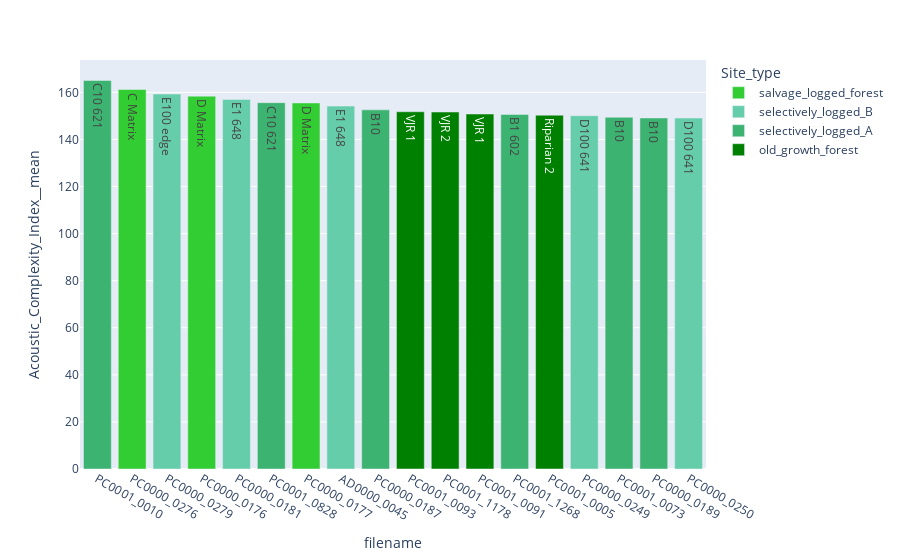

Notebook code for this chart:
### Markdown cell above
### intuitively, I would still have a look at the 'Acoustic_Complexity_Index__mean'..

### Code cell
fig = px.bar(dfmerged, 
             x = 'filename',
             y = 'Acoustic_Complexity_Index__mean', 
             color = 'Site_type', 
             color_discrete_map = color_discrete_map,
             text = "Site"
            )
fig.update_layout(xaxis = {'categoryorder':'total descending'})

fig.show()

### Figure 1 — Plotly figure (JSON) as saved in the notebook; plotly's stock layout.template omitted (floating-point values rounded to 4 significant figures)
{"data": [{"alignmentgroup": "True", "hovertemplate": "Site_type=salvage_logged_forest<br>filename=%{x}<br>Acoustic_Complexity_Index__mean=%{y}<br>Site=%{text}<extra></extra>", "legendgroup": "salvage_logged_forest", "marker": {"color": "LimeGreen"}, "name": "salvage_logged_forest", "offsetgroup": "salvage_logged_forest", "orientation": "v", "showlegend": true, "text": ["D Matrix", "D Matrix", "C Matrix"], "textposition": "auto", "type": "bar", "x": ["PC0000_0176", "PC0000_0177", "PC0000_0276"], "xaxis": "x", "y": [158.4, 155.5, 161.2], "yaxis": "y"}, {"alignmentgroup": "True", "hovertemplate": "Site_type=selectively_logged_B<br>filename=%{x}<br>Acoustic_Complexity_Index__mean=%{y}<br>Site=%{text}<extra></extra>", "legendgroup": "selectively_logged_B", "marker": {"color": "MediumAquaMarine"}, "name": "selectively_logged_B", "offsetgroup": "selectively_logged_B", "orientation": "v", "showlegend": true, "text": ["E1 648", "D100 641", "D100 641", "E100 edge", "E1 648"], "textposition": "auto", "type": "bar", "x": ["PC0000_0181", "PC0000_0249", "PC0000_0250", "PC0000_0279", "AD0000_0045"], "xaxis": "x", "y": [157.0, 150.1, 149.1, 159.3, 154.2], "yaxis": "y"}, {"alignmentgroup": "True", "hovertemplate": "Site_type=selectively_logged_A<br>filename=%{x}<br>Acoustic_Complexity_Index__mean=%{y}<br>Site=%{text}<extra></extra>", "legendgroup": "selectively_logged_A", "marker": {"color": "MediumSeaGreen"}, "name": "selectively_logged_A", "offsetgroup": "selectively_logged_A", "orientation": "v", "showlegend": true, "text": ["B10", "B10", "C10 621", "B10", "C10 621", "B1 602"], "textposition": "auto", "type": "bar", "x": ["PC0000_0187", "PC0000_0189", "PC0001_0010", "PC0001_0073", "PC0001_0828", "PC0001_1268"], "xaxis": "x", "y": [152.6, 149.1, 165.1, 149.5, 155.6, 150.6], "yaxis": "y"}, {"alignmentgroup": "True", "hovertemplate": "Site_type=old_growth_forest<br>filename=%{x}<br>Acoustic_Complexity_Index__mean=%{y}<br>Site=%{text}<extra></extra>", "legendgroup": "old_growth_forest", "marker": {"color": "green"}, "name": "old_growth_forest", "offsetgroup": "old_growth_forest", "orientation": "v", "showlegend": true, "text": ["Riparian 2", "VJR 1", "VJR 1", "VJR 2"], "textposition": "auto", "type": "bar", "x": ["PC0001_0005", "PC0001_0091", "PC0001_0093", "PC0001_1178"], "xaxis": "x", "y": [150.3, 150.8, 151.8, 151.7], "yaxis": "y"}], "layout": {"autosize": true, "barmode": "relative", "legend": {"title": {"text": "Site_type"}, "tracegroupgap": 0}, "margin": {"t": 60}, "xaxis": {"anchor": "y", "autorange": true, "categoryorder": "total descending", "domain": [0, 1], "range": [-0.5, 17.5], "title": {"text": "filename"}, "type": "category"}, "yaxis": {"anchor": "x", "autorange": true, "domain": [0, 1], "range": [0, 173.8], "title": {"text": "Acoustic_Complexity_Index__mean"}, "type": "linear"}}}
